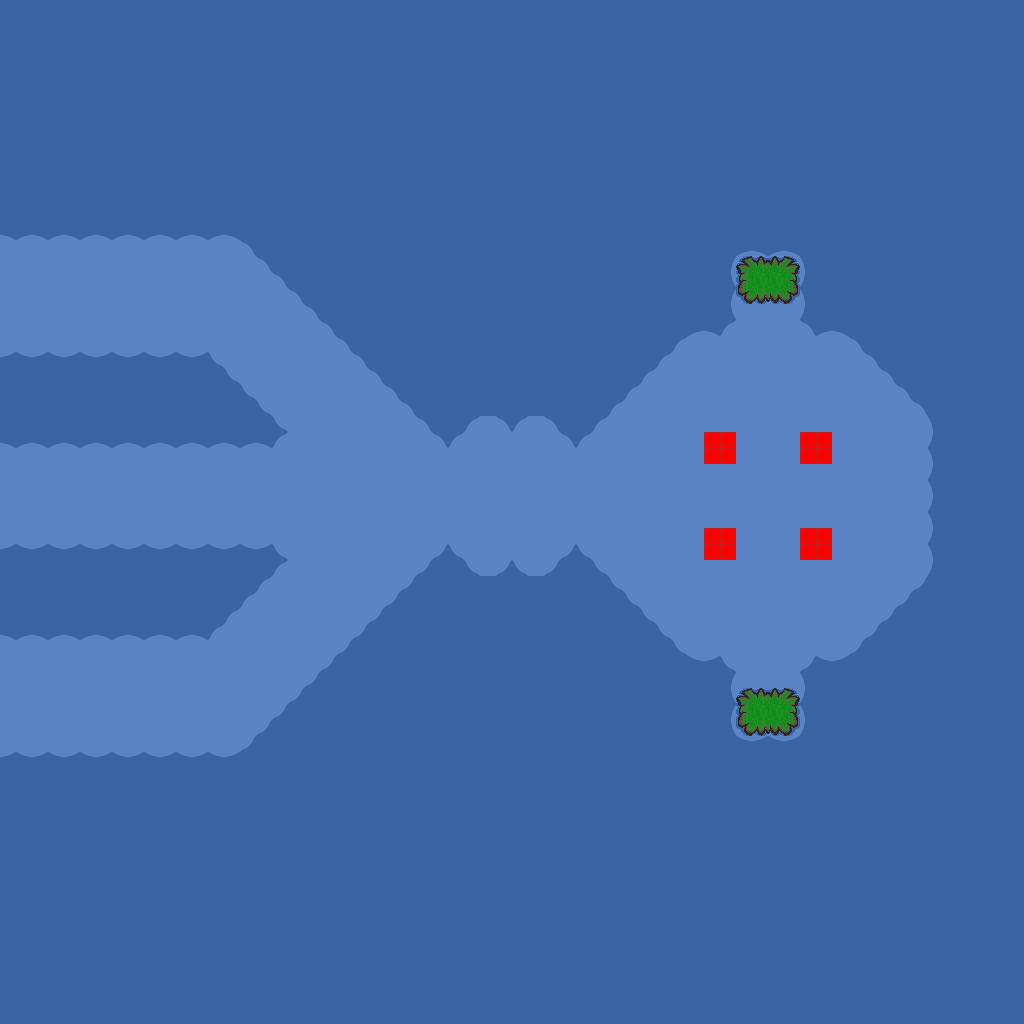

This is a level from a 2D game, rendered from its Tiled map with the project's own tilesets. A one-line summary and the map file follow, with tile-layer data summarised:
An orthogonal 64x64 tile map with 16x16 px tiles, 1 tile layer (base), 3 hidden layers not drawn and 10 objects.

<map version="1.10" tiledversion="1.12.1" orientation="orthogonal" renderorder="right-down" width="64" height="64" tilewidth="16" tileheight="16" infinite="0" nextlayerid="5" nextobjectid="11">
 <tileset firstgid="1" source="../classiciphone_pics4.tsx" />
 <layer id="1" name="base" width="64" height="64">
  <data>[4096 cells, 4096 non-empty, 29 distinct tile ids]</data>
 </layer>
 <layer id="2" name="collision" width="64" height="64" visible="0">
  <properties><property name="collision" value="true" /></properties>
  <data>[4096 cells, 0 non-empty, 0 distinct tile ids]</data>
 </layer>
 <layer id="3" name="water" width="64" height="64" visible="0">
  <properties><property name="terrain" value="water" /></properties>
  <data>[4096 cells, 4056 non-empty, 1 distinct tile ids]</data>
 </layer>
 <layer id="4" name="lava" width="64" height="64" visible="0">
  <properties><property name="terrain" value="lava" /></properties>
  <data>[4096 cells, 16 non-empty, 1 distinct tile ids]</data>
 </layer>
 <objectgroup id="5" name="npcs">
  <object id="1" x="752.0" y="480.0" width="16" height="16">
   <properties>
    <property name="gani" value="classic_gc_ctf_redflag.mng" />
    <property name="script" type="string">-- Auto-converted from GraalScript
-- join("gc_ctf_redflag");</property>
   </properties>
  </object>
  <object id="2" x="736.0" y="272.0" width="16" height="16">
   <properties>
    <property name="script" type="string">-- Auto-converted from GraalScript
-- [CLIENT-SIDE — server no-op]
-- if (created) setshape 1,16,32;</property>
   </properties>
  </object>
  <object id="3" x="736.0" y="256.0" width="16" height="16">
   <properties>
    <property name="script" type="string">-- Auto-converted from GraalScript
-- [CLIENT-SIDE — server no-op]
-- if (created) setshape 1,64,16;</property>
   </properties>
  </object>
  <object id="4" x="784.0" y="688.0" width="16" height="16">
   <properties>
    <property name="script" type="string">-- Auto-converted from GraalScript
-- [CLIENT-SIDE — server no-op]
-- if (created) setshape 1,16,32;</property>
   </properties>
  </object>
  <object id="5" x="736.0" y="688.0" width="16" height="16">
   <properties>
    <property name="script" type="string">-- Auto-converted from GraalScript
-- [CLIENT-SIDE — server no-op]
-- if (created) setshape 1,16,32;</property>
   </properties>
  </object>
  <object id="6" x="736.0" y="720.0" width="16" height="16">
   <properties>
    <property name="script" type="string">-- Auto-converted from GraalScript
-- [CLIENT-SIDE — server no-op]
-- if (created) setshape 1,64,16;</property>
   </properties>
  </object>
  <object id="7" x="784.0" y="272.0" width="16" height="16">
   <properties>
    <property name="script" type="string">-- Auto-converted from GraalScript
-- [CLIENT-SIDE — server no-op]
-- if (created) setshape 1,16,32;</property>
   </properties>
  </object>
  <object id="8" x="432.0" y="592.0" width="16" height="16">
   <properties>
    <property name="script" type="string">-- Auto-converted from GraalScript
joinResource("gc_ctf_systems")</property>
   </properties>
  </object>
  <object id="9" x="480.0" y="592.0" width="16" height="16">
   <properties>
    <property name="script" type="string">-- Auto-converted from GraalScript
-- //join("hd_clientside");
-- /*
-- function onCreated(){
self.levelextensions = {"gc_ctf_sumo_01.nw"}
end
-- */</property>
   </properties>
  </object>
  <object id="10" x="528.0" y="592.0" width="16" height="16">
   <properties>
    <property name="script" type="string">-- Auto-converted from GraalScript
-- //join("hd_clientside");
-- /*
-- function onCreated(){
self.levelextensions = {"gc_ctf_sumo_01.nw"}
end
-- */</property>
   </properties>
  </object>
 </objectgroup>
</map>
